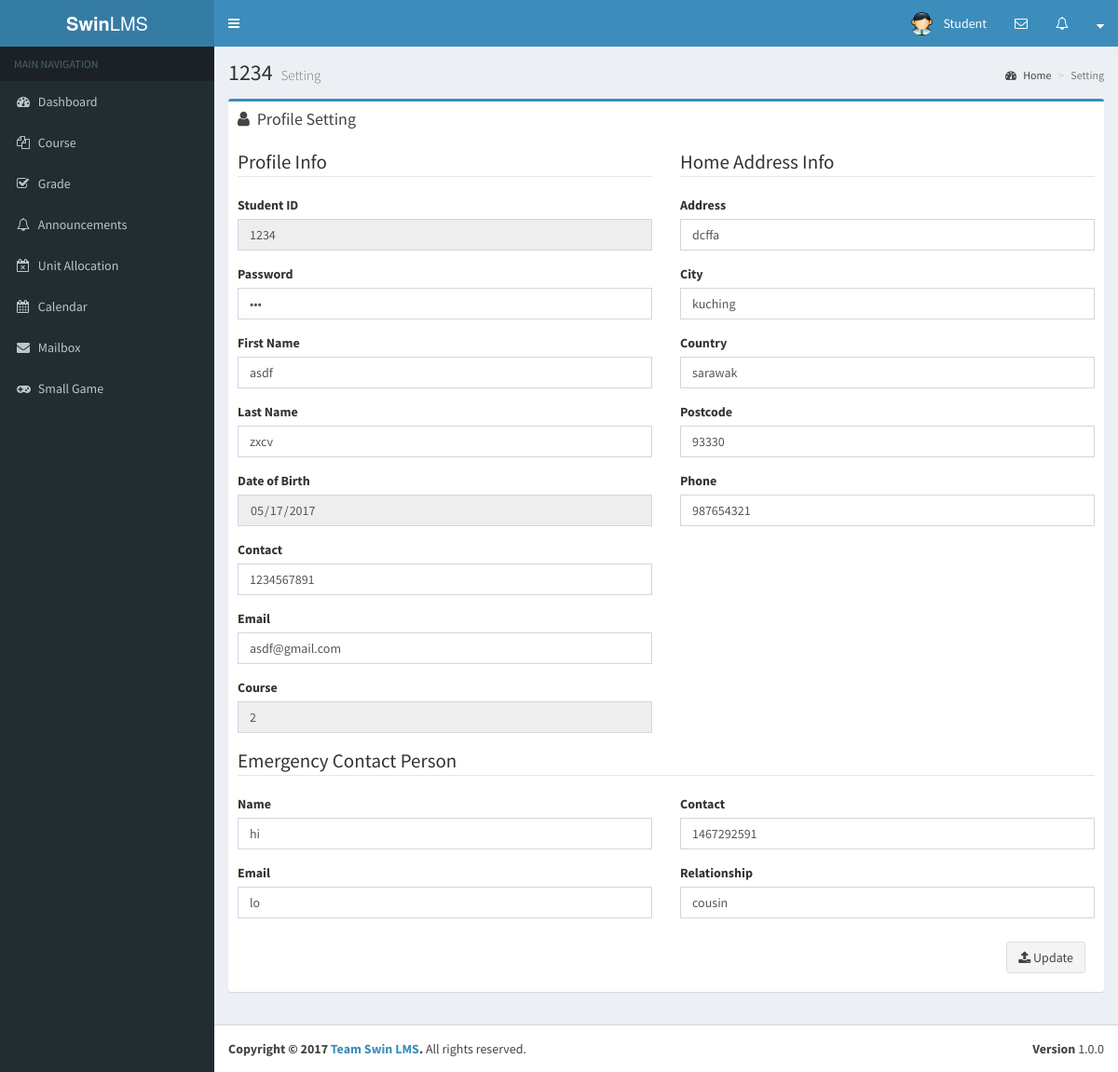
/student/setting.php, run on an earlier commit of the app's database.
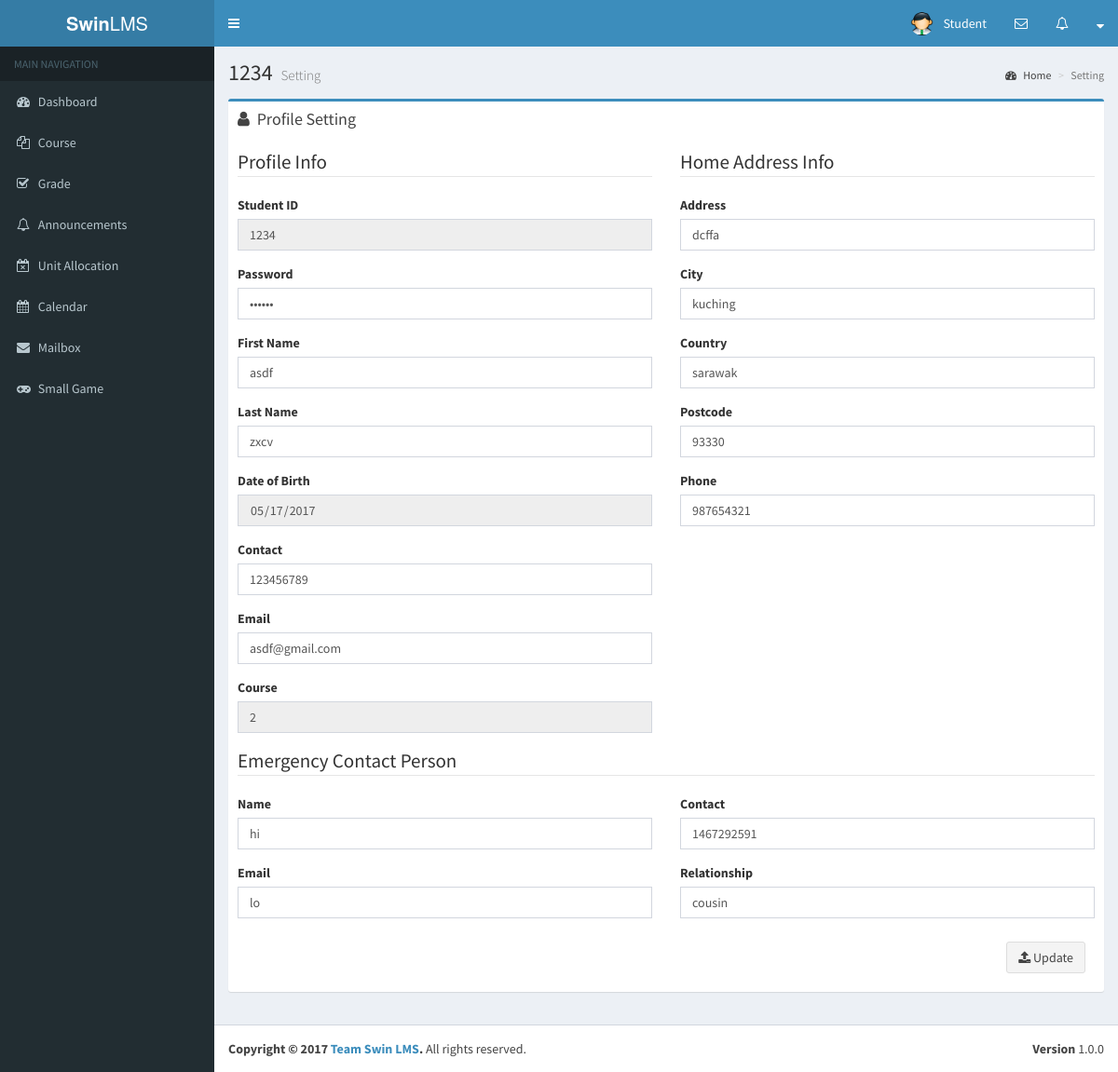
And on a later commit of the database.
### tables this page shows
CREATE TABLE `users` (
  `id` int(11) NOT NULL,
  `login_id` varchar(25) NOT NULL,
  `password` varchar(50) NOT NULL,
  `created` datetime NOT NULL,
  `type` varchar(10) NOT NULL,
  `email` varchar(50) NOT NULL,
  `first_name` varchar(45) NOT NULL,
  `last_name` varchar(45) NOT NULL,
  `address` varchar(100) NOT NULL,
  `city` varchar(20) DEFAULT NULL,
  `country` varchar(20) DEFAULT NULL,
  `postcode` int(10) DEFAULT NULL,
  `phone` int(15) DEFAULT NULL,
  `contact` int(11) NOT NULL,
  `course_id` int(11) DEFAULT NULL,
  `department` varchar(50) DEFAULT NULL,
  `dob` date DEFAULT NULL,
  `photo` varchar(100) DEFAULT NULL,
  `egname` varchar(50) DEFAULT NULL,
  `egemail` varchar(50) DEFAULT NULL,
  `egcontact` varchar(15) DEFAULT NULL,
  `relationship` varchar(15) DEFAULT NULL
);

### student/setting.php (the view, shortened to what the changed rows need)
<?php
$id = $_SESSION['user_id'];
$query = "select * from users where id = '$id'";
$result = mysql_query($query);
while ($line = mysql_fetch_array($result, MYSQL_ASSOC))
{
?>
<!DOCTYPE html>
<html>
		<?php include_once('first.php') ?>
	<body class="hold-transition skin-blue sidebar-mini">
		<?php include_once('header.php')?>
        <?php include_once('sidebar.php') ?>
          <div class="content-wrapper">
            <section class="content-header">
              <h1>
                <?php echo $line['login_id']; ?>
                <small>Setting</small>
              </h1>
              <ol class="breadcrumb">
                <li><a href="dashboard.php"><i class="fa fa-dashboard"></i> Home</a></li>
                <li class="active">Setting</li>
              </ol>
            </section>
            <section class="content">
                <div class="row">
                    <div class="col-lg-12 col-xs-12">
                        <div class="box box-primary">
                            <div class="box-header">
                                <i class="fa fa-user"></i>
                                <h3 class="box-title">Profile Setting</h3>
                            </div>
                            <div class="box-body">
                                <form action="setting/update.php" method="post" enctype="multipart/form-data">
                                    <div class="row">
                                        <div class="col-lg-6">
                                            <fieldset>
                                            <legend>Profile Info</legend>
                                                <div class="form-group">
                                                    <label for="sid">Student ID</label>
                                                    <input type="text" class="form-control" id="sid" name="sid" value="<?php echo $line['login_id']; ?>" readonly>
                                                </div>
                                                <div class="form-group">
                                                    <label for="pass">Password</label>
                                                    <input type="password" class="form-control" id="pass" name="pass" value="<?php echo $line['password']; ?>">
                                                </div>
                                                <div class="form-group">
                                                    <label for="fname">First Name</label>
                                                    <input type="text" class="form-control" id="fname" name="fname" value="<?php echo $line['first_name']; ?>">
                                                </div>
                                                <div class="form-group">
                                                    <label for="lname">Last Name</label>
                                                    <input type="text" class="form-control" id="lname" name="lname" value="<?php echo $line['last_name']; ?>">
                                                </div>
                                                <div class="form-group">
                                                    <label for="dob">Date of Birth</label>
                                                    <input type="date" class="form-control" id="dob" name="dob" value="<?php echo $line['dob']; ?>" readonly>
                                                </div>
                                                <div class="form-group">
                                                    <label for="contact">Contact</label>
                                                    <input type="text" class="form-control" id="contact" name="contact" value="<?php echo $line['contact']; ?>">
                                                </div>
                                                <div class="form-group">
                                                    <label for="email">Email</label>
                                                    <input type="text" class="form-control" id="email" name="email" value="<?php echo $line['email']; ?>">
                                                </div>
                                                <div class="form-group">
                                                    <label for="course">Course</label>
                                                    <input type="text" class="form-control" id="course" name="course" value="<?php echo $line['course_id']; ?>" readonly>
                                                </div>
                                            </fieldset>
                                        </div>
                                        <div class="col-lg-6">
                                            <fieldset>
                                            <legend>Home Address Info</legend>
                                                <div class="form-group">
                                                    <label for="address">Address</label>
                                                    <input type="text" class="form-control" id="address" name="address" value="<?php echo $line['address']; ?>">
                                                </div>
                                                <div class="form-group">
                                                    <label for="city">City</label>
                                                    <input type="text" class="form-control" id="city" name="city" value="<?php echo $line['city']; ?>">
                                                </div>
                                                <div class="form-group">
                                                    <label for="country">Country</label>
                                                    <input type="text" class="form-control" id="country" name="country" value="<?php echo $line['country']; ?>">
                                                </div>
                                                <div class="form-group">
                                                    <label for="postcode">Postcode</label>
                                                    <input type="text" class="form-control" id="postcode" name="postcode" value="<?php echo $line['postcode']; ?>">
                                                </div>
                                                <div class="form-group">
                                                    <label for="phone">Phone</label>
                                                    <input type="text" class="form-control" id="phone" name="phone" value="<?php echo $line['phone']; ?>">
                                                </div>
                                            </fieldset>
                                        </div>
                                    </div>
                                    <div class="row">
                                        <div class="col-lg-12">
                                        <legend>Emergency Contact Person</legend>
                                            <div class="row">
                                                <div class="col-lg-6">
                                                    <fieldset>
                                                        <div class="form-group">
                                                            <label for="egname">Name</label>
                                                            <input type="text" class="form-control" id="egname" name="egname"  value="<?php echo $line['egname']; ?>">
                                                        </div>
                                                        <div class="form-group">
                                                            <label for="egemail">Email</label>
                                                            <input type="text" class="form-control" id="egemail" name="egemail"  value="<?php echo $line['egemail']; ?>">
                                                        </div>
                                                    </fieldset>
                                                </div>
                                                <div class="col-lg-6">
                                                    <fieldset>
                                                        <div class="form-group">
                                                            <label for="egcontact">Contact</label>
                                                            <input type="text" class="form-control" id="egcontact" name="egcontact"  value="<?php echo $line['egcontact']; ?>">
                                                        </div>
                                                        <div class="form-group">
                                                            <label for="relationship">Relationship</label>
                                                            <input type="text" class="form-control" id="relationship" name="relationship"  value="<?php echo $line['relationship']; ?>">
                                                        </div>
                                                    </fieldset>
                                                </div>
                                            </div>
                                        </div>
                                    </div>
                                    <div class="box-footer clearfix no-border">
                                        <button type="submit" class="btn btn-default pull-right"><i class="fa fa-upload"></i> Update</button>
                                    </div>
                                </form>
                                <?php
                                    }
                                ?>
                            </div>
                        </div>
                    </div>
                </div>
            </section>
          </div>
	</body>
</html>

### student/header.php (shortened to what the changed rows need)
<header class="main-header">
    <a href="dashboard.php" class="logo">
      <span class="logo-lg"><b>Swin</b>LMS</span>
    </a>
    <nav class="navbar navbar-static-top">
      <a href="#" class="sidebar-toggle" data-toggle="offcanvas" role="button">
      </a>
      <div class="navbar-custom-menu">
        <ul class="nav navbar-nav">
          <li class="dropdown user user-menu">
            <a href="dashboard.php" class="dropdown-toggle" data-toggle="dropdown">
              <img src="../dist/img/admin.ico" class="user-image" alt="User Image">
              <span class="hidden-xs">Student</span>
            </a>
          </li>
          <li class="dropdown messages-menu">
            <a href="#" class="dropdown-toggle" data-toggle="dropdown">
              <i class="fa fa-envelope-o"></i>
            </a>
          </li>
          <li class="dropdown notifications-menu">
            <a href="#" class="dropdown-toggle" data-toggle="dropdown">
              <i class="fa fa-bell-o"></i>
            </a>
          </li>
          <li class="dropdown notifications-menu">
            <a href="#" class="dropdown-toggle" data-toggle="dropdown">
              <i class="fa fa-sort-down"></i>
            </a>
          </li>
        </ul>
      </div>
    </nav>
  </header>

### student/sidebar.php
<aside class="main-sidebar">
    <section class="sidebar">
<ul class="sidebar-menu">
        <li class="header">MAIN NAVIGATION</li>
        <li>
          <a href="dashboard.php">
            <i class="fa fa-dashboard"></i> <span>Dashboard</span>
          </a>
        </li>
        <li>
          <a href="course_list.php">
            <i class="fa fa-files-o"></i>
            <span>Course</span>
          </a>
        </li>
        <li>
          <a href="grade.php">
            <i class="fa fa-check-square-o"></i>
            <span>Grade</span>
          </a>
        </li>
        <li>
          <a href="announcements.php">
            <i class="fa fa-bell-o"></i>
            <span>Announcements</span>
          </a>
        </li>
        <li>
          <a href="unit_allocate.php">
            <i class="fa fa-calendar-times-o"></i>
            <span>Unit Allocation</span>
          </a>
        </li>
        <li>
          <a href="calendar.php">
            <i class="fa fa-calendar"></i> <span>Calendar</span>
          </a>
        </li>
        <li>
          <a href="mailbox.php">
            <i class="fa fa-envelope"></i> <span>Mailbox</span>
          </a>
        </li>
        <li>
          <a href="game.php">
            <i class="fa fa-gamepad"></i> <span>Small Game</span>
          </a>
        </li>
      </ul>
    </section>
  </aside>

What changed in the data, as far as the page shows it:
changed users "asdf": contact "1234567891" → "123456789"
